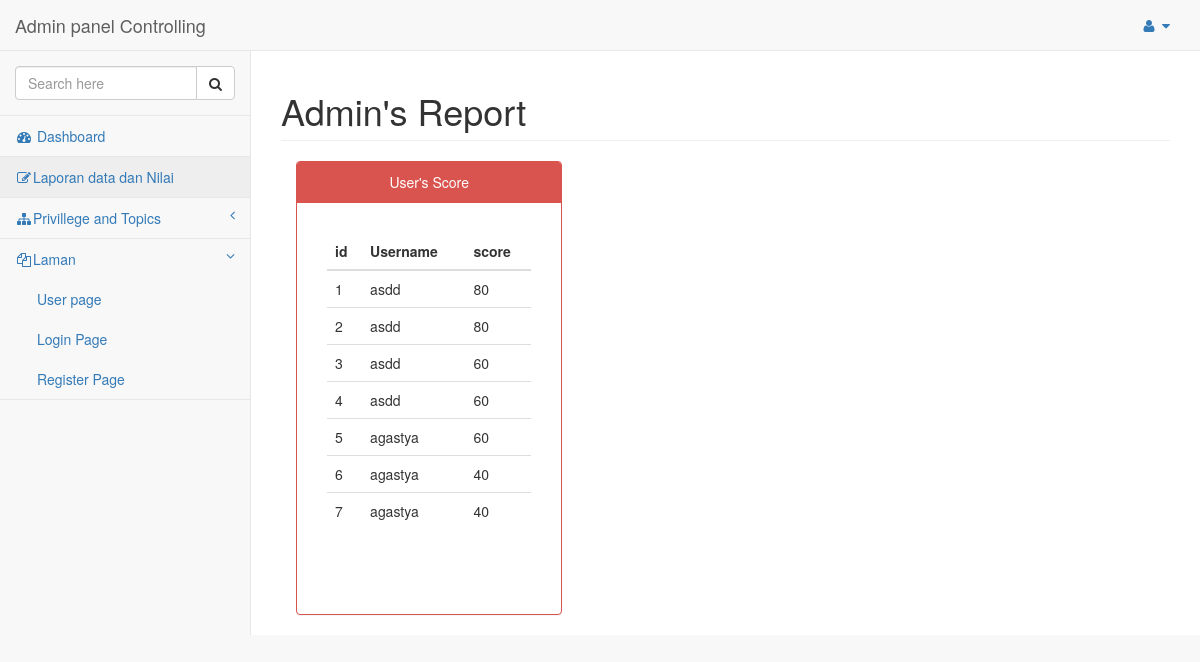
/pages/Report_data.php (signed in), run on the app's committed database.
### tables this page shows
CREATE TABLE `result` (
  `id` int(5) NOT NULL,
  `username` varchar(100) NOT NULL,
  `skor` int(100) NOT NULL
);

### pages/Report_data.php (the view, shortened to what this page needs)
<?php
    include('functions.php');
?>
<!DOCTYPE html>
<html lang="en">
<head>
    <link href="../vendor/bootstrap/css/bootstrap.min.css" rel="stylesheet">
    <link href="../vendor/metisMenu/metisMenu.min.css" rel="stylesheet">
    <link href="../dist/css/sb-admin-2.css" rel="stylesheet">
    <link href="../vendor/morrisjs/morris.css" rel="stylesheet">
    <link href="../vendor/font-awesome/css/font-awesome.min.css" rel="stylesheet" type="text/css">
</head>
<body>
    <div id="wrapper">
        <nav class="navbar navbar-default navbar-static-top" role="navigation" style="margin-bottom: 0">
            <div class="navbar-header">
                <a class="navbar-brand" href="main.php">Admin panel Controlling </a>
            </div>
            <ul class="nav navbar-top-links navbar-right">
                <li class="dropdown">
                    <a class="dropdown-toggle" data-toggle="dropdown" href="#">
                        <i class="fa fa-user fa-fw"></i> <i class="fa fa-caret-down"></i>
                    </a>
                </li>
            </ul>
            <div class="navbar-default sidebar" role="navigation">
                <div class="sidebar-nav navbar-collapse">
                    <ul class="nav" id="side-menu">
                        <li class="sidebar-search">
                            <form>
                            <div class="input-group custom-search-form">
                                <input type="text" class="form-control" placeholder="Search here " name="username">
                                <span class="input-group-btn">
                                <button class="btn btn-default" type="submit">
                                    <i class="fa fa-search"></i>
                                </button>
                            </span>
                        </form>
                            </div>
                        <li>
                            <a href="main.php"><i class="fa fa-dashboard fa-fw"></i> Dashboard</a>
                        </li>
                        <li>
                            <a href="Report_data.php"><i class="fa fa-edit fa-fw"></i>Laporan data dan Nilai </a>
                        </li>
                        <li>
                            <a href="#"><i class="fa fa-sitemap fa-fw"></i>Privillege and Topics<span class="fa arrow"></span></a>
                        </li>
                        <li class="active">
                            <a href="#"><i class="fa fa-files-o fa-fw"></i>Laman<span class="fa arrow"></span></a>
                            <ul class="nav nav-second-level">
                                <li>
                                    <a href="blank.html">User page</a>
                                </li>
                                <li>
                                    <a href="login.php">Login Page</a>
                                </li>
                                <li>
                                    <a href="register.php">Register Page</a>
                                </li>
                            </ul>
                        </li>
                </div>
            </div>
        <div id="page-wrapper">
            <div class="row">
                <div class="col-lg-12">
                    <h1 class="page-header"> Admin's Report</h1>
                      <div class="col-lg-4">
                    <div class="panel panel-red">
                        <div class="panel-heading" style="text-align: center;"> User's Score
                        </div>
                        <div class="panel-body">
                            <div class="form-group">
                                            <?php
                 $result = mysqli_query($db,"SELECT * From result ");
                        echo "
                            <div class='panel-body'>
                            <div class='table-responsive'>
                            <table class='table table-hover'>
                            <thead>
                            <tr>
                             <th align='center''>id</th>
                            <th align='center''>Username</th>
                            <th align='center''>score</th>
                            </tr>
                            </thead>";
                    while($row = mysqli_fetch_array($result))
                        {
                            echo "<tr>";
                             echo "<td '>" . $row['id'] . "</td>";
                            echo "<td '>" . $row['username'] . "</td>";
                            echo "<td '>" . $row['skor'] . "</td>";
                            echo "</tr>";
                            }
                echo "</table></center>";
                    ?>
                                </div>
                            </div><br>
                            </div>
                        </div>
                    </div>
            </div>
</body>
</html>

### data on the page
result: id "1", username "asdd", skor "80"
result: id "2", username "asdd", skor "80"
result: id "3", username "asdd", skor "60"
result: id "4", username "asdd", skor "60"
result: id "5", username "agastya", skor "60"
result: id "6", username "agastya", skor "40"
result: id "7", username "agastya", skor "40"
